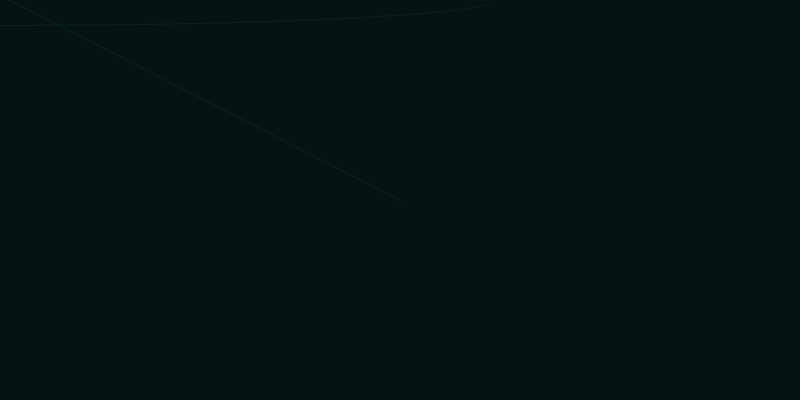
Frame 1 (no input)
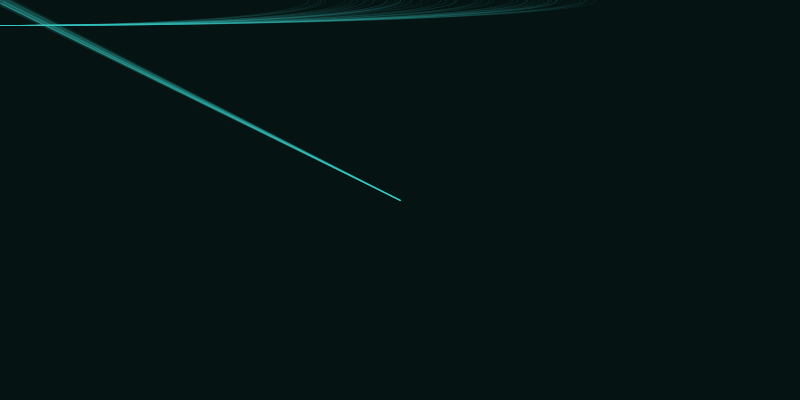
Frame 60 (the mouse pressed at the canvas centre just before this capture)
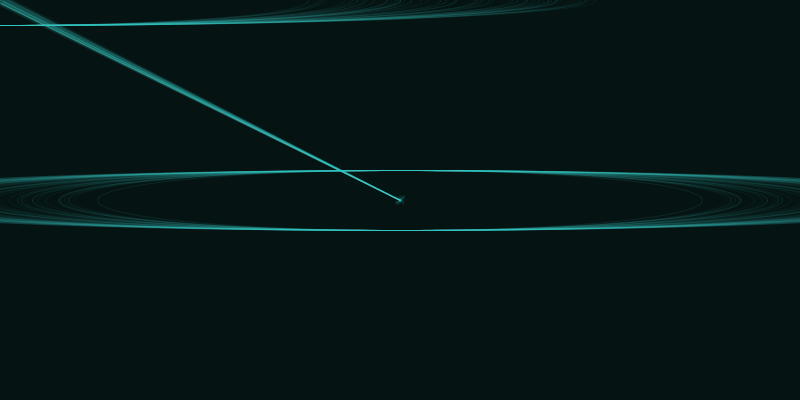
Frame 120 (the mouse held since frame 60 and released just before this capture)

The Processing sketch that drew these frames (run headless with seeded random() and noise(); from frame 60 on, the mouse is pressed at the canvas centre):

// Processing sketch: processing_39635
// ── processing_39635.pde

// Global variables
int circleHeight = 50;
int pX = 400;
int pY = 200;
// color blueStroke = color(178, 74, 79); WHY WON'T THIS WORK?


// Basic setup of size, background, etc.
void setup () {
  size (800, 400);
  frameRate(30);
  colorMode(HSB, 360, 100, 100);
  background(178, 75, 8);
}

// Main functions are executed
void draw () {
  float circleWidth = random(600, 1200);
  float circleOpa = random(10, 30);
  
  noFill();
  stroke(178, 74, 79, circleOpa);
  ellipse(mouseX, mouseY, circleWidth, circleHeight);
  line(pX, pY, mouseX+random(-5, 5), mouseY+random(-5, 5));
  /* stroke(0);
     strokeWeight(abs(mouseX-pmouseX));
     line(pmouseX, pmouseY, mouseX, mouseY); */
}

// Mouseclick
void mousePressed () {
  circleHeight += 10;
  pX = mouseX;
  pY = mouseY;
}                               
